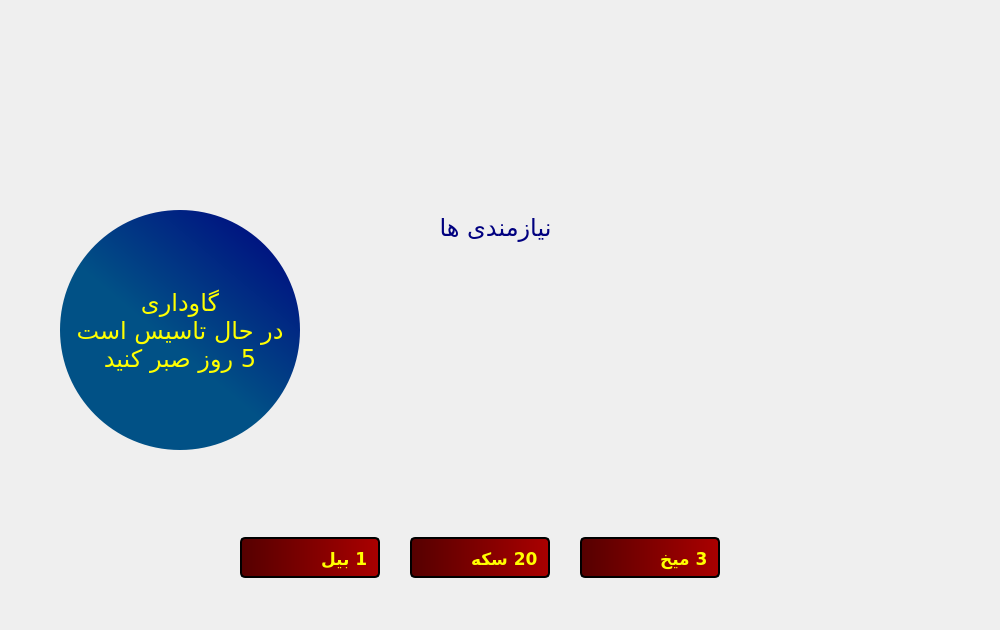
<?xml version="1.0" encoding="UTF-8"?>
<ui version="4.0">
 <class>LockDairyFarm</class>
 <widget class="QWidget" name="LockDairyFarm">
  <property name="geometry">
   <rect>
    <x>0</x>
    <y>0</y>
    <width>1000</width>
    <height>630</height>
   </rect>
  </property>
  <property name="windowTitle">
   <string>Form</string>
  </property>
  <property name="styleSheet">
   <string notr="true">QPushButton:pressed{
background-color: transparent;
}</string>
  </property>
  <widget class="QLabel" name="pic">
   <property name="geometry">
    <rect>
     <x>0</x>
     <y>0</y>
     <width>1000</width>
     <height>630</height>
    </rect>
   </property>
   <property name="styleSheet">
    <string notr="true">QPushButton:pressed{
background-color: transparent;
}</string>
   </property>
   <property name="text">
    <string/>
   </property>
   <property name="pixmap">
    <pixmap resource="pic.qrc">:/animal/otherPic/animals/unlockCowSheep.jpg</pixmap>
   </property>
   <property name="scaledContents">
    <bool>true</bool>
   </property>
  </widget>
  <widget class="QPushButton" name="door">
   <property name="geometry">
    <rect>
     <x>30</x>
     <y>500</y>
     <width>91</width>
     <height>111</height>
    </rect>
   </property>
   <property name="cursor">
    <cursorShape>PointingHandCursor</cursorShape>
   </property>
   <property name="styleSheet">
    <string notr="true">QPushButton:hover{
	image: url(:/animal/otherPic/animals/doorOpen.png);
}
QPushButton{
	image: url(:/animal/otherPic/animals/doorClose.png);
}
</string>
   </property>
   <property name="text">
    <string/>
   </property>
   <property name="iconSize">
    <size>
     <width>100</width>
     <height>100</height>
    </size>
   </property>
   <property name="flat">
    <bool>true</bool>
   </property>
  </widget>
  <widget class="QLineEdit" name="shovelShow">
   <property name="geometry">
    <rect>
     <x>240</x>
     <y>537</y>
     <width>140</width>
     <height>41</height>
    </rect>
   </property>
   <property name="palette">
    <palette>
     <active>
      <colorrole role="WindowText">
       <brush brushstyle="SolidPattern">
        <color alpha="255">
         <red>255</red>
         <green>255</green>
         <blue>0</blue>
        </color>
       </brush>
      </colorrole>
      <colorrole role="Button">
       <brush brushstyle="LinearGradientPattern">
        <gradient startx="0.000000000000000" starty="0.000000000000000" endx="1.000000000000000" endy="0.000000000000000" type="LinearGradient" spread="ReflectSpread" coordinatemode="ObjectBoundingMode">
         <gradientstop position="0.000000000000000">
          <color alpha="255">
           <red>85</red>
           <green>0</green>
           <blue>0</blue>
          </color>
         </gradientstop>
         <gradientstop position="1.000000000000000">
          <color alpha="255">
           <red>170</red>
           <green>0</green>
           <blue>0</blue>
          </color>
         </gradientstop>
        </gradient>
       </brush>
      </colorrole>
      <colorrole role="Text">
       <brush brushstyle="SolidPattern">
        <color alpha="255">
         <red>255</red>
         <green>255</green>
         <blue>0</blue>
        </color>
       </brush>
      </colorrole>
      <colorrole role="ButtonText">
       <brush brushstyle="SolidPattern">
        <color alpha="255">
         <red>255</red>
         <green>255</green>
         <blue>0</blue>
        </color>
       </brush>
      </colorrole>
      <colorrole role="Base">
       <brush brushstyle="LinearGradientPattern">
        <gradient startx="0.000000000000000" starty="0.000000000000000" endx="1.000000000000000" endy="0.000000000000000" type="LinearGradient" spread="ReflectSpread" coordinatemode="ObjectBoundingMode">
         <gradientstop position="0.000000000000000">
          <color alpha="255">
           <red>85</red>
           <green>0</green>
           <blue>0</blue>
          </color>
         </gradientstop>
         <gradientstop position="1.000000000000000">
          <color alpha="255">
           <red>170</red>
           <green>0</green>
           <blue>0</blue>
          </color>
         </gradientstop>
        </gradient>
       </brush>
      </colorrole>
      <colorrole role="Window">
       <brush brushstyle="LinearGradientPattern">
        <gradient startx="0.000000000000000" starty="0.000000000000000" endx="1.000000000000000" endy="0.000000000000000" type="LinearGradient" spread="ReflectSpread" coordinatemode="ObjectBoundingMode">
         <gradientstop position="0.000000000000000">
          <color alpha="255">
           <red>85</red>
           <green>0</green>
           <blue>0</blue>
          </color>
         </gradientstop>
         <gradientstop position="1.000000000000000">
          <color alpha="255">
           <red>170</red>
           <green>0</green>
           <blue>0</blue>
          </color>
         </gradientstop>
        </gradient>
       </brush>
      </colorrole>
      <colorrole role="PlaceholderText">
       <brush brushstyle="SolidPattern">
        <color alpha="128">
         <red>127</red>
         <green>127</green>
         <blue>127</blue>
        </color>
       </brush>
      </colorrole>
     </active>
     <inactive>
      <colorrole role="WindowText">
       <brush brushstyle="SolidPattern">
        <color alpha="255">
         <red>255</red>
         <green>255</green>
         <blue>0</blue>
        </color>
       </brush>
      </colorrole>
      <colorrole role="Button">
       <brush brushstyle="LinearGradientPattern">
        <gradient startx="0.000000000000000" starty="0.000000000000000" endx="1.000000000000000" endy="0.000000000000000" type="LinearGradient" spread="ReflectSpread" coordinatemode="ObjectBoundingMode">
         <gradientstop position="0.000000000000000">
          <color alpha="255">
           <red>85</red>
           <green>0</green>
           <blue>0</blue>
          </color>
         </gradientstop>
         <gradientstop position="1.000000000000000">
          <color alpha="255">
           <red>170</red>
           <green>0</green>
           <blue>0</blue>
          </color>
         </gradientstop>
        </gradient>
       </brush>
      </colorrole>
      <colorrole role="Text">
       <brush brushstyle="SolidPattern">
        <color alpha="255">
         <red>255</red>
         <green>255</green>
         <blue>0</blue>
        </color>
       </brush>
      </colorrole>
      <colorrole role="ButtonText">
       <brush brushstyle="SolidPattern">
        <color alpha="255">
         <red>255</red>
         <green>255</green>
         <blue>0</blue>
        </color>
       </brush>
      </colorrole>
      <colorrole role="Base">
       <brush brushstyle="LinearGradientPattern">
        <gradient startx="0.000000000000000" starty="0.000000000000000" endx="1.000000000000000" endy="0.000000000000000" type="LinearGradient" spread="ReflectSpread" coordinatemode="ObjectBoundingMode">
         <gradientstop position="0.000000000000000">
          <color alpha="255">
           <red>85</red>
           <green>0</green>
           <blue>0</blue>
          </color>
         </gradientstop>
         <gradientstop position="1.000000000000000">
          <color alpha="255">
           <red>170</red>
           <green>0</green>
           <blue>0</blue>
          </color>
         </gradientstop>
        </gradient>
       </brush>
      </colorrole>
      <colorrole role="Window">
       <brush brushstyle="LinearGradientPattern">
        <gradient startx="0.000000000000000" starty="0.000000000000000" endx="1.000000000000000" endy="0.000000000000000" type="LinearGradient" spread="ReflectSpread" coordinatemode="ObjectBoundingMode">
         <gradientstop position="0.000000000000000">
          <color alpha="255">
           <red>85</red>
           <green>0</green>
           <blue>0</blue>
          </color>
         </gradientstop>
         <gradientstop position="1.000000000000000">
          <color alpha="255">
           <red>170</red>
           <green>0</green>
           <blue>0</blue>
          </color>
         </gradientstop>
        </gradient>
       </brush>
      </colorrole>
      <colorrole role="PlaceholderText">
       <brush brushstyle="SolidPattern">
        <color alpha="128">
         <red>127</red>
         <green>127</green>
         <blue>127</blue>
        </color>
       </brush>
      </colorrole>
     </inactive>
     <disabled>
      <colorrole role="WindowText">
       <brush brushstyle="SolidPattern">
        <color alpha="255">
         <red>255</red>
         <green>255</green>
         <blue>0</blue>
        </color>
       </brush>
      </colorrole>
      <colorrole role="Button">
       <brush brushstyle="LinearGradientPattern">
        <gradient startx="0.000000000000000" starty="0.000000000000000" endx="1.000000000000000" endy="0.000000000000000" type="LinearGradient" spread="ReflectSpread" coordinatemode="ObjectBoundingMode">
         <gradientstop position="0.000000000000000">
          <color alpha="255">
           <red>85</red>
           <green>0</green>
           <blue>0</blue>
          </color>
         </gradientstop>
         <gradientstop position="1.000000000000000">
          <color alpha="255">
           <red>170</red>
           <green>0</green>
           <blue>0</blue>
          </color>
         </gradientstop>
        </gradient>
       </brush>
      </colorrole>
      <colorrole role="Text">
       <brush brushstyle="SolidPattern">
        <color alpha="255">
         <red>255</red>
         <green>255</green>
         <blue>0</blue>
        </color>
       </brush>
      </colorrole>
      <colorrole role="ButtonText">
       <brush brushstyle="SolidPattern">
        <color alpha="255">
         <red>255</red>
         <green>255</green>
         <blue>0</blue>
        </color>
       </brush>
      </colorrole>
      <colorrole role="Base">
       <brush brushstyle="LinearGradientPattern">
        <gradient startx="0.000000000000000" starty="0.000000000000000" endx="1.000000000000000" endy="0.000000000000000" type="LinearGradient" spread="ReflectSpread" coordinatemode="ObjectBoundingMode">
         <gradientstop position="0.000000000000000">
          <color alpha="255">
           <red>85</red>
           <green>0</green>
           <blue>0</blue>
          </color>
         </gradientstop>
         <gradientstop position="1.000000000000000">
          <color alpha="255">
           <red>170</red>
           <green>0</green>
           <blue>0</blue>
          </color>
         </gradientstop>
        </gradient>
       </brush>
      </colorrole>
      <colorrole role="Window">
       <brush brushstyle="LinearGradientPattern">
        <gradient startx="0.000000000000000" starty="0.000000000000000" endx="1.000000000000000" endy="0.000000000000000" type="LinearGradient" spread="ReflectSpread" coordinatemode="ObjectBoundingMode">
         <gradientstop position="0.000000000000000">
          <color alpha="255">
           <red>85</red>
           <green>0</green>
           <blue>0</blue>
          </color>
         </gradientstop>
         <gradientstop position="1.000000000000000">
          <color alpha="255">
           <red>170</red>
           <green>0</green>
           <blue>0</blue>
          </color>
         </gradientstop>
        </gradient>
       </brush>
      </colorrole>
      <colorrole role="PlaceholderText">
       <brush brushstyle="SolidPattern">
        <color alpha="128">
         <red>127</red>
         <green>127</green>
         <blue>127</blue>
        </color>
       </brush>
      </colorrole>
     </disabled>
    </palette>
   </property>
   <property name="font">
    <font>
     <family>B Koodak</family>
     <pointsize>13</pointsize>
     <weight>75</weight>
     <bold>true</bold>
    </font>
   </property>
   <property name="cursor">
    <cursorShape>ArrowCursor</cursorShape>
   </property>
   <property name="focusPolicy">
    <enum>Qt::NoFocus</enum>
   </property>
   <property name="styleSheet">
    <string notr="true">background-color: qlineargradient(spread:reflect, x1:0, y1:0, x2:1, y2:0, stop:0 rgba(85, 0, 0, 255), stop:1 rgba(170, 0, 0, 255));
color: rgb(255, 255, 0);
border:2px solid black;
border-radius:5px;
padding:6px;

</string>
   </property>
   <property name="text">
    <string>1 بیل</string>
   </property>
   <property name="maxLength">
    <number>30</number>
   </property>
   <property name="echoMode">
    <enum>QLineEdit::Normal</enum>
   </property>
   <property name="cursorPosition">
    <number>5</number>
   </property>
   <property name="alignment">
    <set>Qt::AlignLeading|Qt::AlignLeft|Qt::AlignVCenter</set>
   </property>
   <property name="dragEnabled">
    <bool>false</bool>
   </property>
   <property name="readOnly">
    <bool>true</bool>
   </property>
   <property name="cursorMoveStyle">
    <enum>Qt::LogicalMoveStyle</enum>
   </property>
   <property name="clearButtonEnabled">
    <bool>false</bool>
   </property>
  </widget>
  <widget class="QLabel" name="nailPic">
   <property name="geometry">
    <rect>
     <x>590</x>
     <y>540</y>
     <width>35</width>
     <height>35</height>
    </rect>
   </property>
   <property name="styleSheet">
    <string notr="true">background-color: transparent;</string>
   </property>
   <property name="text">
    <string/>
   </property>
   <property name="pixmap">
    <pixmap resource="pic.qrc">:/storage/otherPic/storage/nail.png</pixmap>
   </property>
   <property name="scaledContents">
    <bool>true</bool>
   </property>
  </widget>
  <widget class="QPushButton" name="unlock">
   <property name="geometry">
    <rect>
     <x>480</x>
     <y>360</y>
     <width>131</width>
     <height>121</height>
    </rect>
   </property>
   <property name="cursor">
    <cursorShape>PointingHandCursor</cursorShape>
   </property>
   <property name="styleSheet">
    <string notr="true">QPushButton:pressed{
	background-color: transparent;
}
</string>
   </property>
   <property name="text">
    <string/>
   </property>
   <property name="icon">
    <iconset resource="pic.qrc">
     <normaloff>:/tools/otherPic/padlock.png</normaloff>:/tools/otherPic/padlock.png</iconset>
   </property>
   <property name="iconSize">
    <size>
     <width>100</width>
     <height>100</height>
    </size>
   </property>
   <property name="autoDefault">
    <bool>false</bool>
   </property>
   <property name="flat">
    <bool>true</bool>
   </property>
  </widget>
  <widget class="QLineEdit" name="coinShow">
   <property name="geometry">
    <rect>
     <x>410</x>
     <y>537</y>
     <width>140</width>
     <height>41</height>
    </rect>
   </property>
   <property name="palette">
    <palette>
     <active>
      <colorrole role="WindowText">
       <brush brushstyle="SolidPattern">
        <color alpha="255">
         <red>255</red>
         <green>255</green>
         <blue>0</blue>
        </color>
       </brush>
      </colorrole>
      <colorrole role="Button">
       <brush brushstyle="LinearGradientPattern">
        <gradient startx="0.000000000000000" starty="0.000000000000000" endx="1.000000000000000" endy="0.000000000000000" type="LinearGradient" spread="ReflectSpread" coordinatemode="ObjectBoundingMode">
         <gradientstop position="0.000000000000000">
          <color alpha="255">
           <red>85</red>
           <green>0</green>
           <blue>0</blue>
          </color>
         </gradientstop>
         <gradientstop position="1.000000000000000">
          <color alpha="255">
           <red>170</red>
           <green>0</green>
           <blue>0</blue>
          </color>
         </gradientstop>
        </gradient>
       </brush>
      </colorrole>
      <colorrole role="Text">
       <brush brushstyle="SolidPattern">
        <color alpha="255">
         <red>255</red>
         <green>255</green>
         <blue>0</blue>
        </color>
       </brush>
      </colorrole>
      <colorrole role="ButtonText">
       <brush brushstyle="SolidPattern">
        <color alpha="255">
         <red>255</red>
         <green>255</green>
         <blue>0</blue>
        </color>
       </brush>
      </colorrole>
      <colorrole role="Base">
       <brush brushstyle="LinearGradientPattern">
        <gradient startx="0.000000000000000" starty="0.000000000000000" endx="1.000000000000000" endy="0.000000000000000" type="LinearGradient" spread="ReflectSpread" coordinatemode="ObjectBoundingMode">
         <gradientstop position="0.000000000000000">
          <color alpha="255">
           <red>85</red>
           <green>0</green>
           <blue>0</blue>
          </color>
         </gradientstop>
         <gradientstop position="1.000000000000000">
          <color alpha="255">
           <red>170</red>
           <green>0</green>
           <blue>0</blue>
          </color>
         </gradientstop>
        </gradient>
       </brush>
      </colorrole>
      <colorrole role="Window">
       <brush brushstyle="LinearGradientPattern">
        <gradient startx="0.000000000000000" starty="0.000000000000000" endx="1.000000000000000" endy="0.000000000000000" type="LinearGradient" spread="ReflectSpread" coordinatemode="ObjectBoundingMode">
         <gradientstop position="0.000000000000000">
          <color alpha="255">
           <red>85</red>
           <green>0</green>
           <blue>0</blue>
          </color>
         </gradientstop>
         <gradientstop position="1.000000000000000">
          <color alpha="255">
           <red>170</red>
           <green>0</green>
           <blue>0</blue>
          </color>
         </gradientstop>
        </gradient>
       </brush>
      </colorrole>
      <colorrole role="PlaceholderText">
       <brush brushstyle="SolidPattern">
        <color alpha="128">
         <red>127</red>
         <green>127</green>
         <blue>127</blue>
        </color>
       </brush>
      </colorrole>
     </active>
     <inactive>
      <colorrole role="WindowText">
       <brush brushstyle="SolidPattern">
        <color alpha="255">
         <red>255</red>
         <green>255</green>
         <blue>0</blue>
        </color>
       </brush>
      </colorrole>
      <colorrole role="Button">
       <brush brushstyle="LinearGradientPattern">
        <gradient startx="0.000000000000000" starty="0.000000000000000" endx="1.000000000000000" endy="0.000000000000000" type="LinearGradient" spread="ReflectSpread" coordinatemode="ObjectBoundingMode">
         <gradientstop position="0.000000000000000">
          <color alpha="255">
           <red>85</red>
           <green>0</green>
           <blue>0</blue>
          </color>
         </gradientstop>
         <gradientstop position="1.000000000000000">
          <color alpha="255">
           <red>170</red>
           <green>0</green>
           <blue>0</blue>
          </color>
         </gradientstop>
        </gradient>
       </brush>
      </colorrole>
      <colorrole role="Text">
       <brush brushstyle="SolidPattern">
        <color alpha="255">
         <red>255</red>
         <green>255</green>
         <blue>0</blue>
        </color>
       </brush>
      </colorrole>
      <colorrole role="ButtonText">
       <brush brushstyle="SolidPattern">
        <color alpha="255">
         <red>255</red>
         <green>255</green>
         <blue>0</blue>
        </color>
       </brush>
      </colorrole>
      <colorrole role="Base">
       <brush brushstyle="LinearGradientPattern">
        <gradient startx="0.000000000000000" starty="0.000000000000000" endx="1.000000000000000" endy="0.000000000000000" type="LinearGradient" spread="ReflectSpread" coordinatemode="ObjectBoundingMode">
         <gradientstop position="0.000000000000000">
          <color alpha="255">
           <red>85</red>
           <green>0</green>
           <blue>0</blue>
          </color>
         </gradientstop>
         <gradientstop position="1.000000000000000">
          <color alpha="255">
           <red>170</red>
           <green>0</green>
           <blue>0</blue>
          </color>
         </gradientstop>
        </gradient>
       </brush>
      </colorrole>
      <colorrole role="Window">
       <brush brushstyle="LinearGradientPattern">
        <gradient startx="0.000000000000000" starty="0.000000000000000" endx="1.000000000000000" endy="0.000000000000000" type="LinearGradient" spread="ReflectSpread" coordinatemode="ObjectBoundingMode">
         <gradientstop position="0.000000000000000">
          <color alpha="255">
           <red>85</red>
           <green>0</green>
           <blue>0</blue>
          </color>
         </gradientstop>
         <gradientstop position="1.000000000000000">
          <color alpha="255">
           <red>170</red>
           <green>0</green>
           <blue>0</blue>
          </color>
         </gradientstop>
        </gradient>
       </brush>
      </colorrole>
      <colorrole role="PlaceholderText">
       <brush brushstyle="SolidPattern">
        <color alpha="128">
         <red>127</red>
         <green>127</green>
         <blue>127</blue>
        </color>
       </brush>
      </colorrole>
     </inactive>
     <disabled>
      <colorrole role="WindowText">
       <brush brushstyle="SolidPattern">
        <color alpha="255">
         <red>255</red>
         <green>255</green>
         <blue>0</blue>
        </color>
       </brush>
      </colorrole>
      <colorrole role="Button">
       <brush brushstyle="LinearGradientPattern">
        <gradient startx="0.000000000000000" starty="0.000000000000000" endx="1.000000000000000" endy="0.000000000000000" type="LinearGradient" spread="ReflectSpread" coordinatemode="ObjectBoundingMode">
         <gradientstop position="0.000000000000000">
          <color alpha="255">
           <red>85</red>
           <green>0</green>
           <blue>0</blue>
          </color>
         </gradientstop>
         <gradientstop position="1.000000000000000">
          <color alpha="255">
           <red>170</red>
           <green>0</green>
           <blue>0</blue>
          </color>
         </gradientstop>
        </gradient>
       </brush>
      </colorrole>
      <colorrole role="Text">
       <brush brushstyle="SolidPattern">
        <color alpha="255">
         <red>255</red>
         <green>255</green>
         <blue>0</blue>
        </color>
       </brush>
      </colorrole>
      <colorrole role="ButtonText">
       <brush brushstyle="SolidPattern">
        <color alpha="255">
         <red>255</red>
         <green>255</green>
         <blue>0</blue>
        </color>
       </brush>
      </colorrole>
      <colorrole role="Base">
       <brush brushstyle="LinearGradientPattern">
        <gradient startx="0.000000000000000" starty="0.000000000000000" endx="1.000000000000000" endy="0.000000000000000" type="LinearGradient" spread="ReflectSpread" coordinatemode="ObjectBoundingMode">
         <gradientstop position="0.000000000000000">
          <color alpha="255">
           <red>85</red>
           <green>0</green>
           <blue>0</blue>
          </color>
         </gradientstop>
         <gradientstop position="1.000000000000000">
          <color alpha="255">
           <red>170</red>
           <green>0</green>
           <blue>0</blue>
          </color>
         </gradientstop>
        </gradient>
       </brush>
      </colorrole>
      <colorrole role="Window">
       <brush brushstyle="LinearGradientPattern">
        <gradient startx="0.000000000000000" starty="0.000000000000000" endx="1.000000000000000" endy="0.000000000000000" type="LinearGradient" spread="ReflectSpread" coordinatemode="ObjectBoundingMode">
         <gradientstop position="0.000000000000000">
          <color alpha="255">
           <red>85</red>
           <green>0</green>
           <blue>0</blue>
          </color>
         </gradientstop>
         <gradientstop position="1.000000000000000">
          <color alpha="255">
           <red>170</red>
           <green>0</green>
           <blue>0</blue>
          </color>
         </gradientstop>
        </gradient>
       </brush>
      </colorrole>
      <colorrole role="PlaceholderText">
       <brush brushstyle="SolidPattern">
        <color alpha="128">
         <red>127</red>
         <green>127</green>
         <blue>127</blue>
        </color>
       </brush>
      </colorrole>
     </disabled>
    </palette>
   </property>
   <property name="font">
    <font>
     <family>B Koodak</family>
     <pointsize>13</pointsize>
     <weight>75</weight>
     <bold>true</bold>
    </font>
   </property>
   <property name="cursor">
    <cursorShape>ArrowCursor</cursorShape>
   </property>
   <property name="focusPolicy">
    <enum>Qt::NoFocus</enum>
   </property>
   <property name="styleSheet">
    <string notr="true">background-color: qlineargradient(spread:reflect, x1:0, y1:0, x2:1, y2:0, stop:0 rgba(85, 0, 0, 255), stop:1 rgba(170, 0, 0, 255));
color: rgb(255, 255, 0);
border:2px solid black;
border-radius:5px;
padding:6px;

</string>
   </property>
   <property name="text">
    <string>20 سکه</string>
   </property>
   <property name="maxLength">
    <number>20</number>
   </property>
   <property name="echoMode">
    <enum>QLineEdit::Normal</enum>
   </property>
   <property name="cursorPosition">
    <number>6</number>
   </property>
   <property name="alignment">
    <set>Qt::AlignLeading|Qt::AlignLeft|Qt::AlignVCenter</set>
   </property>
   <property name="dragEnabled">
    <bool>false</bool>
   </property>
   <property name="readOnly">
    <bool>true</bool>
   </property>
   <property name="cursorMoveStyle">
    <enum>Qt::LogicalMoveStyle</enum>
   </property>
   <property name="clearButtonEnabled">
    <bool>false</bool>
   </property>
  </widget>
  <widget class="QLabel" name="coinPic">
   <property name="geometry">
    <rect>
     <x>420</x>
     <y>540</y>
     <width>35</width>
     <height>35</height>
    </rect>
   </property>
   <property name="styleSheet">
    <string notr="true">background-color: transparent;</string>
   </property>
   <property name="text">
    <string/>
   </property>
   <property name="pixmap">
    <pixmap resource="pic.qrc">:/storage/otherPic/storage/coin.png</pixmap>
   </property>
   <property name="scaledContents">
    <bool>true</bool>
   </property>
  </widget>
  <widget class="QLineEdit" name="nailShow">
   <property name="geometry">
    <rect>
     <x>580</x>
     <y>537</y>
     <width>140</width>
     <height>41</height>
    </rect>
   </property>
   <property name="palette">
    <palette>
     <active>
      <colorrole role="WindowText">
       <brush brushstyle="SolidPattern">
        <color alpha="255">
         <red>255</red>
         <green>255</green>
         <blue>0</blue>
        </color>
       </brush>
      </colorrole>
      <colorrole role="Button">
       <brush brushstyle="LinearGradientPattern">
        <gradient startx="0.000000000000000" starty="0.000000000000000" endx="1.000000000000000" endy="0.000000000000000" type="LinearGradient" spread="ReflectSpread" coordinatemode="ObjectBoundingMode">
         <gradientstop position="0.000000000000000">
          <color alpha="255">
           <red>85</red>
           <green>0</green>
           <blue>0</blue>
          </color>
         </gradientstop>
         <gradientstop position="1.000000000000000">
          <color alpha="255">
           <red>170</red>
           <green>0</green>
           <blue>0</blue>
          </color>
         </gradientstop>
        </gradient>
       </brush>
      </colorrole>
      <colorrole role="Text">
       <brush brushstyle="SolidPattern">
        <color alpha="255">
         <red>255</red>
         <green>255</green>
         <blue>0</blue>
        </color>
       </brush>
      </colorrole>
      <colorrole role="ButtonText">
       <brush brushstyle="SolidPattern">
        <color alpha="255">
         <red>255</red>
         <green>255</green>
         <blue>0</blue>
        </color>
       </brush>
      </colorrole>
      <colorrole role="Base">
       <brush brushstyle="LinearGradientPattern">
        <gradient startx="0.000000000000000" starty="0.000000000000000" endx="1.000000000000000" endy="0.000000000000000" type="LinearGradient" spread="ReflectSpread" coordinatemode="ObjectBoundingMode">
         <gradientstop position="0.000000000000000">
          <color alpha="255">
           <red>85</red>
           <green>0</green>
           <blue>0</blue>
          </color>
         </gradientstop>
         <gradientstop position="1.000000000000000">
          <color alpha="255">
           <red>170</red>
           <green>0</green>
           <blue>0</blue>
          </color>
         </gradientstop>
        </gradient>
       </brush>
      </colorrole>
      <colorrole role="Window">
       <brush brushstyle="LinearGradientPattern">
        <gradient startx="0.000000000000000" starty="0.000000000000000" endx="1.000000000000000" endy="0.000000000000000" type="LinearGradient" spread="ReflectSpread" coordinatemode="ObjectBoundingMode">
         <gradientstop position="0.000000000000000">
          <color alpha="255">
           <red>85</red>
           <green>0</green>
           <blue>0</blue>
          </color>
         </gradientstop>
         <gradientstop position="1.000000000000000">
          <color alpha="255">
           <red>170</red>
           <green>0</green>
           <blue>0</blue>
          </color>
         </gradientstop>
        </gradient>
       </brush>
      </colorrole>
      <colorrole role="PlaceholderText">
       <brush brushstyle="SolidPattern">
        <color alpha="128">
         <red>127</red>
         <green>127</green>
         <blue>127</blue>
        </color>
       </brush>
      </colorrole>
     </active>
     <inactive>
      <colorrole role="WindowText">
       <brush brushstyle="SolidPattern">
        <color alpha="255">
         <red>255</red>
         <green>255</green>
         <blue>0</blue>
        </color>
       </brush>
      </colorrole>
      <colorrole role="Button">
       <brush brushstyle="LinearGradientPattern">
        <gradient startx="0.000000000000000" starty="0.000000000000000" endx="1.000000000000000" endy="0.000000000000000" type="LinearGradient" spread="ReflectSpread" coordinatemode="ObjectBoundingMode">
         <gradientstop position="0.000000000000000">
          <color alpha="255">
           <red>85</red>
           <green>0</green>
           <blue>0</blue>
          </color>
         </gradientstop>
         <gradientstop position="1.000000000000000">
          <color alpha="255">
           <red>170</red>
           <green>0</green>
           <blue>0</blue>
          </color>
         </gradientstop>
        </gradient>
       </brush>
      </colorrole>
      <colorrole role="Text">
       <brush brushstyle="SolidPattern">
        <color alpha="255">
         <red>255</red>
         <green>255</green>
         <blue>0</blue>
        </color>
       </brush>
      </colorrole>
      <colorrole role="ButtonText">
       <brush brushstyle="SolidPattern">
        <color alpha="255">
         <red>255</red>
         <green>255</green>
         <blue>0</blue>
        </color>
       </brush>
      </colorrole>
      <colorrole role="Base">
       <brush brushstyle="LinearGradientPattern">
        <gradient startx="0.000000000000000" starty="0.000000000000000" endx="1.000000000000000" endy="0.000000000000000" type="LinearGradient" spread="ReflectSpread" coordinatemode="ObjectBoundingMode">
         <gradientstop position="0.000000000000000">
          <color alpha="255">
           <red>85</red>
           <green>0</green>
           <blue>0</blue>
          </color>
         </gradientstop>
         <gradientstop position="1.000000000000000">
          <color alpha="255">
           <red>170</red>
           <green>0</green>
           <blue>0</blue>
          </color>
         </gradientstop>
        </gradient>
       </brush>
      </colorrole>
      <colorrole role="Window">
       <brush brushstyle="LinearGradientPattern">
        <gradient startx="0.000000000000000" starty="0.000000000000000" endx="1.000000000000000" endy="0.000000000000000" type="LinearGradient" spread="ReflectSpread" coordinatemode="ObjectBoundingMode">
         <gradientstop position="0.000000000000000">
          <color alpha="255">
           <red>85</red>
           <green>0</green>
           <blue>0</blue>
          </color>
         </gradientstop>
         <gradientstop position="1.000000000000000">
          <color alpha="255">
           <red>170</red>
           <green>0</green>
           <blue>0</blue>
          </color>
         </gradientstop>
        </gradient>
       </brush>
      </colorrole>
      <colorrole role="PlaceholderText">
       <brush brushstyle="SolidPattern">
        <color alpha="128">
         <red>127</red>
         <green>127</green>
         <blue>127</blue>
        </color>
       </brush>
      </colorrole>
     </inactive>
     <disabled>
      <colorrole role="WindowText">
       <brush brushstyle="SolidPattern">
        <color alpha="255">
         <red>255</red>
         <green>255</green>
         <blue>0</blue>
        </color>
       </brush>
      </colorrole>
      <colorrole role="Button">
       <brush brushstyle="LinearGradientPattern">
        <gradient startx="0.000000000000000" starty="0.000000000000000" endx="1.000000000000000" endy="0.000000000000000" type="LinearGradient" spread="ReflectSpread" coordinatemode="ObjectBoundingMode">
         <gradientstop position="0.000000000000000">
          <color alpha="255">
           <red>85</red>
           <green>0</green>
           <blue>0</blue>
          </color>
         </gradientstop>
         <gradientstop position="1.000000000000000">
          <color alpha="255">
           <red>170</red>
           <green>0</green>
           <blue>0</blue>
          </color>
         </gradientstop>
        </gradient>
       </brush>
      </colorrole>
      <colorrole role="Text">
       <brush brushstyle="SolidPattern">
        <color alpha="255">
         <red>255</red>
         <green>255</green>
         <blue>0</blue>
        </color>
       </brush>
      </colorrole>
      <colorrole role="ButtonText">
       <brush brushstyle="SolidPattern">
        <color alpha="255">
         <red>255</red>
         <green>255</green>
         <blue>0</blue>
        </color>
       </brush>
      </colorrole>
      <colorrole role="Base">
       <brush brushstyle="LinearGradientPattern">
        <gradient startx="0.000000000000000" starty="0.000000000000000" endx="1.000000000000000" endy="0.000000000000000" type="LinearGradient" spread="ReflectSpread" coordinatemode="ObjectBoundingMode">
         <gradientstop position="0.000000000000000">
          <color alpha="255">
           <red>85</red>
           <green>0</green>
           <blue>0</blue>
          </color>
         </gradientstop>
         <gradientstop position="1.000000000000000">
          <color alpha="255">
           <red>170</red>
           <green>0</green>
           <blue>0</blue>
          </color>
         </gradientstop>
        </gradient>
       </brush>
      </colorrole>
      <colorrole role="Window">
       <brush brushstyle="LinearGradientPattern">
        <gradient startx="0.000000000000000" starty="0.000000000000000" endx="1.000000000000000" endy="0.000000000000000" type="LinearGradient" spread="ReflectSpread" coordinatemode="ObjectBoundingMode">
         <gradientstop position="0.000000000000000">
          <color alpha="255">
           <red>85</red>
           <green>0</green>
           <blue>0</blue>
          </color>
         </gradientstop>
         <gradientstop position="1.000000000000000">
          <color alpha="255">
           <red>170</red>
           <green>0</green>
           <blue>0</blue>
          </color>
         </gradientstop>
        </gradient>
       </brush>
      </colorrole>
      <colorrole role="PlaceholderText">
       <brush brushstyle="SolidPattern">
        <color alpha="128">
         <red>127</red>
         <green>127</green>
         <blue>127</blue>
        </color>
       </brush>
      </colorrole>
     </disabled>
    </palette>
   </property>
   <property name="font">
    <font>
     <family>B Koodak</family>
     <pointsize>13</pointsize>
     <weight>75</weight>
     <bold>true</bold>
    </font>
   </property>
   <property name="cursor">
    <cursorShape>ArrowCursor</cursorShape>
   </property>
   <property name="focusPolicy">
    <enum>Qt::NoFocus</enum>
   </property>
   <property name="styleSheet">
    <string notr="true">background-color: qlineargradient(spread:reflect, x1:0, y1:0, x2:1, y2:0, stop:0 rgba(85, 0, 0, 255), stop:1 rgba(170, 0, 0, 255));
color: rgb(255, 255, 0);
border:2px solid black;
border-radius:5px;
padding:6px;

</string>
   </property>
   <property name="text">
    <string>3 میخ</string>
   </property>
   <property name="maxLength">
    <number>20</number>
   </property>
   <property name="echoMode">
    <enum>QLineEdit::Normal</enum>
   </property>
   <property name="cursorPosition">
    <number>5</number>
   </property>
   <property name="alignment">
    <set>Qt::AlignLeading|Qt::AlignLeft|Qt::AlignVCenter</set>
   </property>
   <property name="dragEnabled">
    <bool>false</bool>
   </property>
   <property name="readOnly">
    <bool>true</bool>
   </property>
   <property name="cursorMoveStyle">
    <enum>Qt::LogicalMoveStyle</enum>
   </property>
   <property name="clearButtonEnabled">
    <bool>false</bool>
   </property>
  </widget>
  <widget class="QLabel" name="shovelPic">
   <property name="geometry">
    <rect>
     <x>250</x>
     <y>540</y>
     <width>35</width>
     <height>35</height>
    </rect>
   </property>
   <property name="styleSheet">
    <string notr="true">background-color: transparent;</string>
   </property>
   <property name="text">
    <string/>
   </property>
   <property name="pixmap">
    <pixmap resource="pic.qrc">:/storage/otherPic/storage/shovel.png</pixmap>
   </property>
   <property name="scaledContents">
    <bool>true</bool>
   </property>
  </widget>
  <widget class="QLabel" name="label">
   <property name="geometry">
    <rect>
     <x>60</x>
     <y>210</y>
     <width>240</width>
     <height>240</height>
    </rect>
   </property>
   <property name="font">
    <font>
     <family>B Morvarid</family>
     <pointsize>18</pointsize>
    </font>
   </property>
   <property name="styleSheet">
    <string notr="true">background-color: qlineargradient(spread:pad, x1:0.5, y1:0.591, x2:1, y2:0, stop:0 rgba(1, 81, 134, 255), stop:1 rgba(0, 0, 127, 255));
color: rgb(255, 255, 0);
padding:10px;
border-radius:120px</string>
   </property>
   <property name="text">
    <string>گاوداری
در حال تاسیس است
5 روز صبر کنید</string>
   </property>
   <property name="alignment">
    <set>Qt::AlignCenter</set>
   </property>
  </widget>
  <widget class="QLabel" name="label2">
   <property name="geometry">
    <rect>
     <x>420</x>
     <y>197</y>
     <width>151</width>
     <height>61</height>
    </rect>
   </property>
   <property name="font">
    <font>
     <family>B Morvarid</family>
     <pointsize>18</pointsize>
    </font>
   </property>
   <property name="styleSheet">
    <string notr="true">background-color: transparent;
color: rgb(0, 0, 127);</string>
   </property>
   <property name="text">
    <string>نیازمندی ها</string>
   </property>
   <property name="alignment">
    <set>Qt::AlignCenter</set>
   </property>
  </widget>
  <zorder>pic</zorder>
  <zorder>door</zorder>
  <zorder>shovelShow</zorder>
  <zorder>unlock</zorder>
  <zorder>coinShow</zorder>
  <zorder>coinPic</zorder>
  <zorder>nailShow</zorder>
  <zorder>shovelPic</zorder>
  <zorder>label</zorder>
  <zorder>nailPic</zorder>
  <zorder>label2</zorder>
 </widget>
 <resources>
  <include location="pic.qrc"/>
 </resources>
 <connections/>
</ui>
